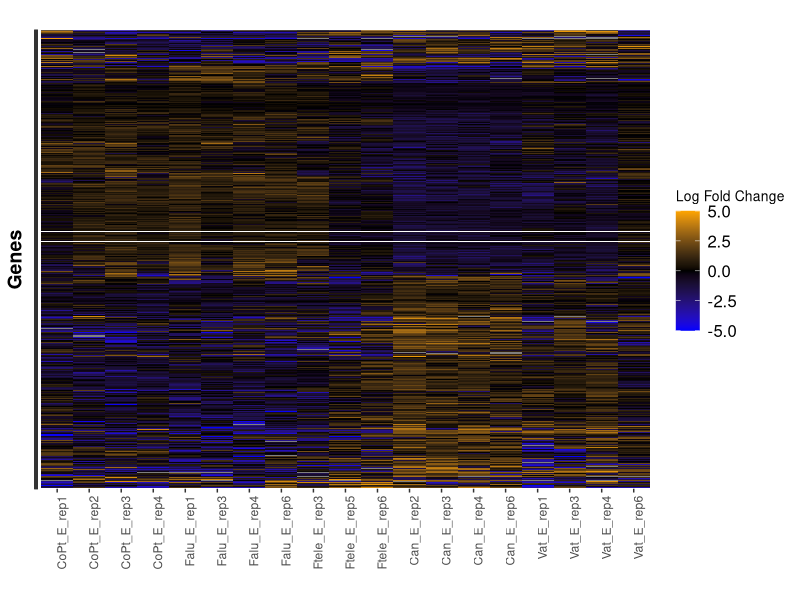
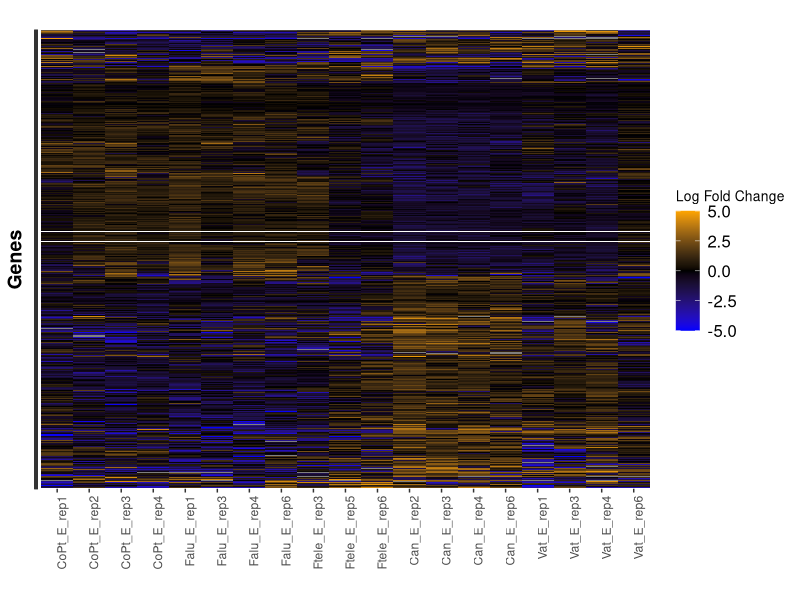

Recreate these plots in R, in order.
## ---- chunk 1
setwd("/Users/Melissa/Desktop/GitHub/RNAseq_allsites_Barshisreference/Controls_only/")
library(tidyverse) 
library(reshape2)  
library(ggplot2)   
library(ggdendro)
library(gplots)
library(RColorBrewer)
## ---- chunk 2
# load data
data <- read.table("../../data/Controls_only/diffExpr.P0.05_C2.matrix.log2.centered.dat", header=TRUE, sep = "\t")
head(data)
#how many contigs
nrow(data) 

#Check for row duplicates
data[duplicated(data) | duplicated(data, fromLast=TRUE), ]

#Re-organize data 
#cluster rows
row.order <- hclust(dist(data))$order 
#cluster columns by sample order 
names(data)
col.order <-c(1,2,3,4,5,6,7,8,9,10,11,12,13,14,15,16,17,18,19)
#re-order matrix according to clustering
dat_clust <- data[row.order, col.order] # re-order matrix according to clustering
#reshape into data frame
df_molten_dat <- melt(as.matrix(dat_clust)) 
names(df_molten_dat)[c(1:2)] <- c("Trinity_ID", "treatment")
df_molten_dat
## ---- chunk 3
#Find min and max of value column in data frame to determine range of heatmap

max <- max(df_molten_dat$value)
min <- min(df_molten_dat$value)
mean <- mean(df_molten_dat$value)
IQR(df_molten_dat$value)

#plot heatmap
g <- ggplot(df_molten_dat, aes(x=treatment,y=Trinity_ID)) +
  geom_tile(aes(fill = value)) +
  scale_fill_gradient2(
  #set colors
  low="blue", mid="black", high="orange", 
  #set midpoint, max, min, can change these to change the color scale
  midpoint=0, limits=c(-5,5)) + 
  ylab("Genes") +
  xlab("") +
  ggtitle("") +
  theme(legend.title = element_text(size = 10),
        legend.text = element_text(size = 12),
        plot.title = element_text(size=10),
        axis.title = element_text(size=14,face="bold"),
        #change x text size
        axis.text.x = element_text(angle = 90, hjust = 1),
        #make y text tiny. Can make bigger if you want to read contig names
        axis.text.y = element_text(angle = 20, size = 0))+
  labs(fill = "Log Fold Change")

g

ggsave("../Figures/Classic_EdgeR/heatmap_p0.001_allheatvcontrol_04_26_21_smallerlimits.png",plot=g)
